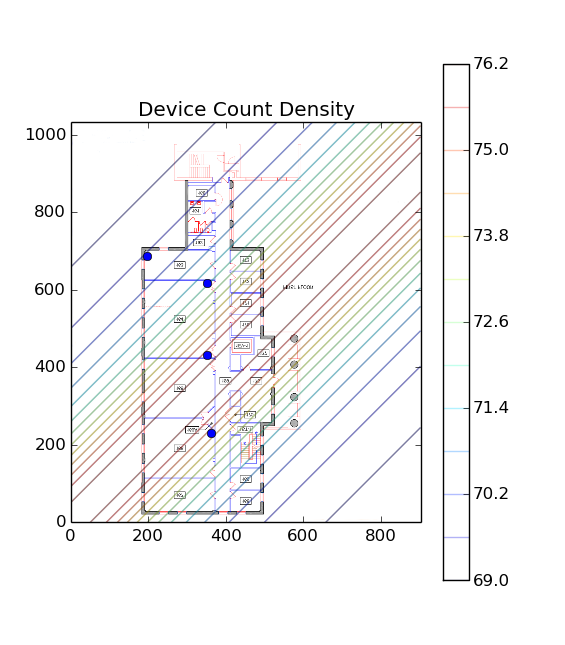

Write Python code to recreate this figure.
#!/usr/bin/env python
import math
import matplotlib

matplotlib.use('Agg')

import matplotlib.pyplot as plt
import numpy as np
# import something for database
import Image
import sys
import os.path
from DBFinder import *

# SCALE: 5 ft = 32 pixels, 6.4 pix/ft
# NODE_SIZE: ~12x12 pixels

# in feet, credit Marchiori
def dist( x1, x2, y1, y2 ):
    d = math.sqrt( (x1-x2)**2 + (y1-y2)**2 )
    if d==0.0:
        return 1.0
    else:
        return d

def plotLocations():
    f = DBFinder()
    l = f.findIds()

    d = f.pull_processed_block(l[-3])

    sizeX = 904
    sizeY = 1033
    numBins = 2.0
    xi = np.arange(0.0, float(sizeX))
    yi = np.arange(0.0, float(sizeY))
    locationsX = []
    locationsY = []
    for i in range(0, len(d)):
	locationsX += [d[i][0]]
	locationsY += [d[i][1]]

        #print x, "/", len(xi)
        #print zi[y,x], "weighted value at ", x, y
    #print "Computed contour, plotting"
    scale = 0.5
    dpi = 80
    # 80 dots/inch * 12 inches/foot * 5 feet/32 pixels = 150
    lena = Image.open('brki_w_nodes.png')
    figsize = scale*lena.size[0]/dpi, scale*lena.size[1]/dpi
    #print lena.size[0], lena.size[1]
    #print figsize
    fig = plt.figure(figsize=figsize)
    #while figsize[0] > 12 or figsize[1] > 12:
#       figsize = figsize[0]/2, figsize[1]/2

    ax = fig.add_subplot(111)
    ax.imshow(lena)

    #CS = ax.contour(xi, yi, zi, 15, linewidth=0.5, colors='k', alpha=0.3)
    #CSF = ax.contour(xi, yi, zi, 15, cmap=plt.cm.jet, alpha=0.3)

    #cb = fig.colorbar(CSF)
    #colorLabel = "Device Count Density"
    #cb.set_label(colorLabel)

    ax.plot(locationsX, locationsY,'o')
    ax.set_xlim(0, len(xi))
    ax.set_ylim(0, len(yi))
    ax.set_title("Muenster")
    fig.savefig("test.png", pad_inches=0)
    plt.close(fig)

def plotCounts():

    # each index represents one node
    X = [361.5, 351, 352.5, 198]
    Y = [231, 432, 616.5, 687]

    # arbitrary testing counts
    count = [86, 76, 45, 65]	
    sizeX = 904
    sizeY = 1033
    xi = np.arange(0.0, float(sizeX))
    yi = np.arange(0.0, float(sizeY))
    zi = np.zeros([len(yi), len(xi)], float)

    num_sensors = len(X)
    
    # Interpolate using Shepard's Method
    for x in range(0, len(xi)):
	for y in range(0, len(yi)):
		totaldist = 0
		for sensor in range(0, num_sensors):
			totaldist += (dist(x,y,X[sensor], Y[sensor])**-2)
           		#print totaldist, " totaldist"
		for sensor in range(0, num_sensors):
			d = dist(x,y,X[sensor], Y[sensor])**-2
     			#print "dist is ", d, "weight is ", d/totaldist
			zi[y,x] += count[sensor] * (d/totaldist)
	#print x, "/", len(xi)
 	#print zi[y,x], "weighted value at ", x, y
    print "Computed contour, plotting"
    scale = 0.5
    dpi = 80  
    # 80 dots/inch * 12 inches/foot * 5 feet/32 pixels = 150
    lena = Image.open('brki_w_nodes.png')
    figsize = scale*lena.size[0]/dpi, scale*lena.size[1]/dpi
    print lena.size[0], lena.size[1]
    print figsize
    fig = plt.figure(figsize=figsize)
    #while figsize[0] > 12 or figsize[1] > 12:
#	figsize = figsize[0]/2, figsize[1]/2
    
    ax = fig.add_subplot(111)	
    ax.imshow(lena, origin="upper")
	
    CS = ax.contour(xi, yi, zi, 15, linewidth=0.5, colors='k', alpha=0.3)
    CSF = ax.contour(xi, yi, zi, 15, cmap=plt.cm.jet, alpha=0.3)

    cb = fig.colorbar(CSF)
    #colorLabel = "Device Count Density"
    #cb.set_label(colorLabel)
    
    ax.plot(X,Y,'o')
    ax.set_xlim(0, len(xi))
    ax.set_ylim(0, len(yi))
    ax.set_title("Device Count Density")

    fig.savefig("grad.png", pad_inches=0)
    plt.close(fig)
		
plotLocations()
